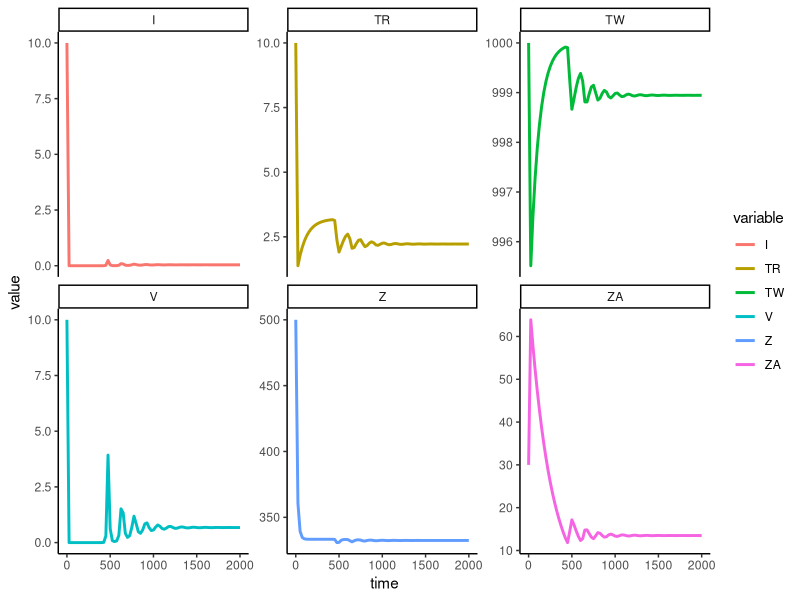
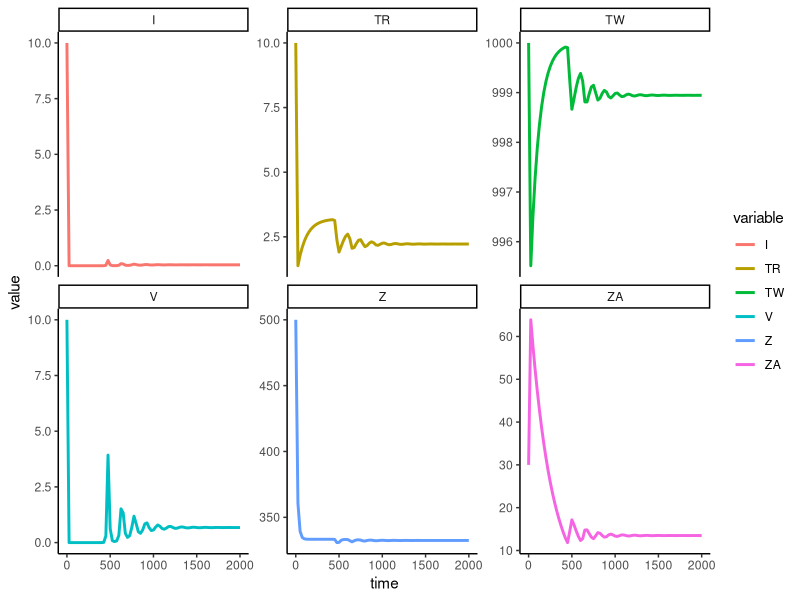

Reproduce these figures in R, in order.
library(deSolve)
library(ggplot2)
library(tidyr)

# hiv_func is the function on the right hand side of the
# differential equation. 
rti_func <- function(t, RTI, params) {

    TW = RTI["TW"]
    TR = RTI["TR"]
    I = RTI["I"]
    V = RTI["V"]
    Z = RTI["Z"]
    ZA = RTI["ZA"]

    lambda_T_W = params["lambda_T_W"]
    lambda_T_R = params["lambda_T_R"]
    X_W= params["X_W"]
    X_R = params["X_R"]
    mu_T_W = params["mu_T_W"]
    mu_T_R = params["mu_T_R"]
    #
    N_RTI = params["N_RTI"]
    #
    mu_I = params["mu_I"]
    epsilon_V = params["epsilon_V"]
    mu_V = params["mu_V"]
    alpha = params["alpha"]
    c = params["c"]
    lambda_Z = params["lambda_Z"]
    mu_Z = params["mu_Z"]
    beta = params["beta"]
    mu_Z_A = params["mu_Z_A"]

    # now that we have extracted the parameters, we can evaluate the
    # differential equation's right hand side

    #
    dTW = lambda_T_W - mu_T_W*TW -  N_RTI*X_W*TW*V
    dTR = lambda_T_R - mu_T_R*TR -  N_RTI*X_R*TR*V
    #dTW = lambda_T_W - mu_T_W*TW - (1 - N_RTI)*X_W*TW*V
    #dTR = lambda_T_R - mu_T_R*TR - (1 - N_RTI)*X_R*TR*V
    #
    dI = V*(X_W*TW + X_R*TR) - mu_I*I - alpha*I*ZA
    dV = epsilon_V*mu_I*I - mu_V*V
    dZ = lambda_Z + c*Z*I - mu_Z*Z - beta*Z*I
    dZA = beta*Z*I - mu_Z_A*ZA

    list(c(dTW, dTR, dI, dV, dZ, dZA))
}

#parameters
parms <- c(lambda_T_W = 10,
      	   lambda_T_R = 0.03198,
      	   X_W= 0.000024,
      	   X_R = 0.01,
      	   mu_T_W = 0.01,
      	   mu_T_R = 0.01,
           #
           N_RTI = 0.65 ,
           #
      	   mu_I = 0.5,
      	   epsilon_V = 100,
      	   mu_V = 3,
      	   alpha = 0.02,
      	   c = 0.000005,
      	   lambda_Z = 20,
      	   mu_Z = 0.06,
      	   beta = 0.004,
      	   mu_Z_A = 0.004)
	   

# initial values
Pstart <- c(TW = 1000,
       	    TR = 10,
       	    I = 10,
            V = 10,
	    Z = 500,
	    ZA = 30)

# set the times (full collection of x axis points)
times <- seq(from=0, to=2000, by= 25)


diffeq_result <- ode(
    func=rti_func,
    y=Pstart,
    times=times,
    parms=parms)


diffeq_result <- as.data.frame(diffeq_result)

gathered_result <- gather(diffeq_result, variable, value, -time)

plot_result <- ggplot(data = gathered_result,#subset(gathered_result, variable == "TR"), #plot declared equation(s) only
                      mapping=aes(x=time, y=value, color = variable)) +
                      geom_line(linewidth=1) + theme_classic() +

                      #plot each equation on its own graph
                      facet_wrap(~variable, scales = "free_y")


		

#save to file
fname_base <- "result_rti"
extensions = c("png", "pdf")
for (ext in extensions) {
    fname <- paste(fname_base, ".", ext, sep="")
    ggsave(fname, plot_result, height = 5, width = 9) #height,width of png/ pdf
    print(paste("wrote output to file ", fname))
    }
